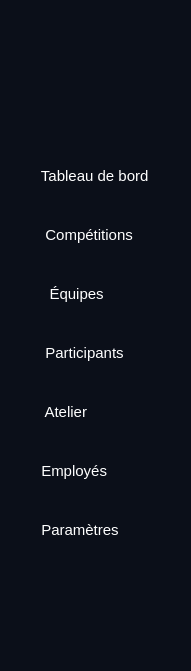
           <widget class="QWidget" name="widget_2" native="true">
            <property name="geometry">
             <rect>
              <x>0</x>
              <y>0</y>
              <width>191</width>
              <height>671</height>
             </rect>
            </property>
            <property name="styleSheet">
             <string notr="true">QWidget {
    background-color: #0B0F19; 
}

QPushButton {
    background-color: transparent;
    color: #ffffff;
    border: none;
    text-align: left;
    padding: 8px;
    font-size: 11pt;
}

QPushButton:hover {
    background-color: #1E293B; 
}</string>
            </property>
            <widget class="QWidget" name="verticalLayoutWidget">
             <property name="geometry">
              <rect>
               <x>0</x>
               <y>140</y>
               <width>191</width>
               <height>431</height>
              </rect>
             </property>
             <layout class="QVBoxLayout" name="verticalLayout">
              <item>
               <widget class="QPushButton" name="pushButton_5">
                <property name="text">
                 <string>        Tableau de bord</string>
                </property>
               </widget>
              </item>
              <item>
               <widget class="QPushButton" name="pushButton_2">
                <property name="text">
                 <string>         Compétitions</string>
                </property>
               </widget>
              </item>
              <item>
               <widget class="QPushButton" name="pushButton_9">
                <property name="text">
                 <string>          Équipes</string>
                </property>
               </widget>
              </item>
              <item>
               <widget class="QPushButton" name="pushButton_8">
                <property name="text">
                 <string>         Participants</string>
                </property>
               </widget>
              </item>
              <item>
               <widget class="QPushButton" name="pushButton_7">
                <property name="text">
                 <string>         Atelier</string>
                </property>
               </widget>
              </item>
              <item>
               <widget class="QPushButton" name="pushButton_6">
                <property name="text">
                 <string>        Employés</string>
                </property>
               </widget>
              </item>
              <item>
               <widget class="QPushButton" name="pushButton_3">
                <property name="text">
                 <string>        Paramètres</string>
                </property>
               </widget>
              </item>
             </layout>
            </widget>
           </widget>
